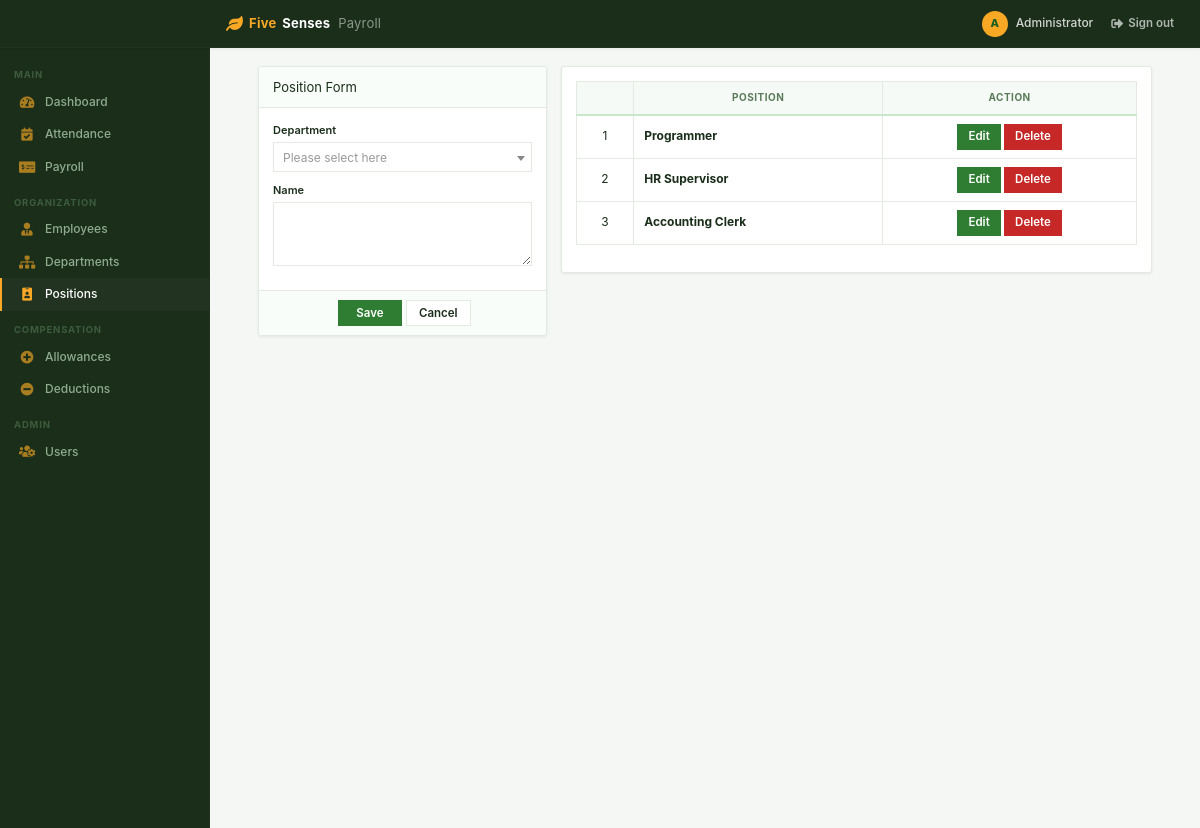
Page /index.php?page=position (signed in) on the committed database.
### tables this page shows
CREATE TABLE `position` (
  `id` int(30) NOT NULL,
  `department_id` int(30) NOT NULL,
  `name` text NOT NULL
);

### position.php (the view, shortened to what this page needs)
<?php include('db_connect.php');?>
<div class="container-fluid">
	<div class="col-lg-12">
		<div class="row">
			<div class="col-md-4">
			<form action="" id="manage-position">
				<div class="card">
					<div class="card-header">
						  Position Form
				  	</div>
					<div class="card-body">
							<div class="form-group">
								<label class="control-label">Department</label>
							</div>
							<div class="form-group">
								<label class="control-label">Name</label>
								<textarea name="name" id="" cols="30" rows="2" class="form-control"></textarea>
							</div>
					</div>
					<div class="card-footer">
						<div class="row">
							<div class="col-md-12">
								<button class="btn btn-sm btn-primary col-sm-3 offset-md-3"> Save</button>
								<button class="btn btn-sm btn-default col-sm-3" type="button" onclick="_reset()"> Cancel</button>
							</div>
						</div>
					</div>
				</div>
			</form>
			</div>
			<div class="col-md-8">
				<div class="card">
					<div class="card-body">
						<table class="table table-bordered table-hover">
							<thead>
								<tr>
									<th class="text-center">
									<th class="text-center">Position</th>
									<th class="text-center">Action</th>
								</tr>
							</thead>
							<tbody>
								<?php
								$i = 1;
								$position = $conn->query("SELECT * FROM position order by id asc");
								while($row=$position->fetch_assoc()):
								?>
								<tr>
									<td class="text-center"><?php echo $i++ ?></td>
									<td class="">
										 <p> <b><?php echo $row['name'] ?></b></p>
									</td>
									<td class="text-center">
										<button class="btn btn-sm btn-primary edit_position" type="button" data-id="<?php echo $row['id'] ?>" data-name="<?php echo $row['name'] ?>" data-department_id="<?php echo $row['department_id'] ?>"  >Edit</button>
										<button class="btn btn-sm btn-danger delete_position" type="button" data-id="<?php echo $row['id'] ?>">Delete</button>
									</td>
								</tr>
								<?php endwhile; ?>
							</tbody>
						</table>
					</div>
				</div>
			</div>
		</div>
	</div>
</div>

### assets/css/style.css (style rules this page uses)
*, *::before, *::after { box-sizing: border-box; margin: 0; padding: 0; }
:root { --green: #2e7d32; --green-hover: #256427; --green-deep: #1b5e20; --green-light: #f1f8f1; --green-muted: #c8e6c9; --yellow: #f9a825; --yellow-hover: #f57f17; --yellow-light: #fffde7; --yellow-muted: #fff9c4; --sidebar-bg: #1a2e1a; --sidebar-hover: #223322; --sidebar-active: #2e7d32; --sidebar-text: #8fac8f; --sidebar-text-act:#ffffff; --sidebar-border: #223322; --sidebar-w: 210px; --topbar-bg: #ffffff; --topbar-border: #e4ede4; --topbar-h: 48px; --bg: #f4f7f4; --surface: #ffffff; --border: #e2eae2; --border-h:#c8d8c8; --text: #1a2e1a; --text-2: #5a7a5a; --text-ph: #9ab89a; --danger: #c62828; --info: #1565c0; --warning: #e65100; --r: 3px; --r-sm: 0px; --r-lg: 4px; --sh: 0 1px 3px rgba(0,0,0,.07); --sh-md: 0 4px 14px rgba(0,0,0,.10); --t: .15s ease; }
html, body { height: 100%; background: var(--bg); color: var(--text); font-size: 13px; line-height: 1.55; -webkit-font-smoothing: antialiased; }
.card { background: var(--surface); border: 1px solid var(--border) !important; border-radius: var(--r) !important; box-shadow: var(--sh); margin-bottom: 14px; }
.card-header { padding: 10px 14px !important; background: #f9fdf9 !important; border-bottom: 1px solid var(--border) !important; display: flex; align-items: center; gap: 8px; border-radius: var(--r) var(--r) 0 0 !important; }
.card-body { padding: 14px !important; }
.card-footer { padding: 9px 14px !important; background: #f9fdf9 !important; border-top: 1px solid var(--border) !important; }
.table { width: 100%; border-collapse: collapse; font-size: 12px; }
.table thead th { padding: 8px 10px; font-size: 10px; font-weight: 700; text-transform: uppercase; letter-spacing: .5px; color: var(--text-2); background: #f6faf6; border-bottom: 2px solid var(--green-muted); white-space: nowrap; }
.table tbody td { padding: 8px 10px; border-bottom: 1px solid var(--border); color: var(--text); vertical-align: middle; }
.table-hover tbody tr { transition: background var(--t); }
.table-bordered { border: 1px solid var(--border); }
.table-bordered th, .table-bordered td { border: 1px solid var(--border); }
.form-group { margin-bottom: 10px; }
label, .col-form-label { font-size: 11px; font-weight: 600; color: var(--text); margin-bottom: 3px; display: block; }
.form-control, .form-select { height: 30px; padding: 4px 9px; border: 1px solid var(--border); border-radius: var(--r-sm); background: var(--surface); color: var(--text); font-size: 12px; width: 100%; transition: border-color var(--t), box-shadow var(--t); outline: none; }
.form-control::placeholder { color: var(--text-ph); }
textarea.form-control { height: auto; min-height: 64px; resize: vertical; }
.btn { display: inline-flex; align-items: center; justify-content: center; gap: 5px; height: 30px; padding: 0 12px; border-radius: var(--r-sm); border: 1px solid transparent; font-size: 12px; font-weight: 600; cursor: pointer; transition: all var(--t); white-space: nowrap; text-decoration: none; user-select: none; }
.btn-sm { height: 26px; padding: 0 10px; font-size: 11.5px; }
.btn-primary { background: var(--green); border-color: var(--green); color: #fff; }
.btn-danger { background: var(--danger); border-color: var(--danger); color: #fff; }
.btn-default { background: var(--surface); border-color: var(--border); color: var(--text); }
.row { margin-left: -7px; margin-right: -7px; }
.row > [class*="col-"] { padding-left: 7px; padding-right: 7px; }
body { background: var(--bg) !important; background-image: none !important; }

### position.php (style rules this page uses)
td { vertical-align: middle !important; }
td p { margin: unset }

### rows in the picture
position: name "Programmer"
position: name "HR Supervisor"
position: name "Accounting Clerk"

### other values in the picture
substr($_SESSION['login_name'],0,1) "A"
$_SESSION['login_name'] "Administrator"
